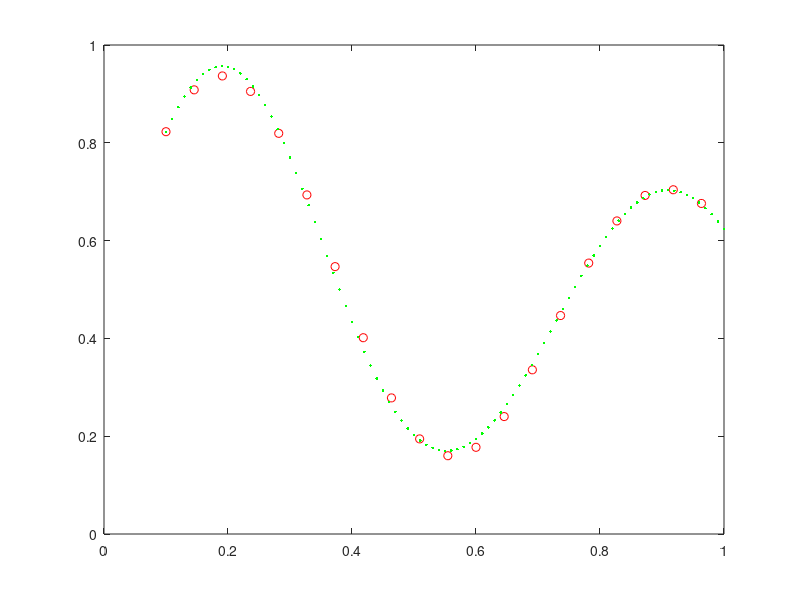

Source code (MATLAB):
clc
clear all
close all
%% Spindulio tipo bazinė funkcija 

%% 1. Duomenys
x = 0.1:1/22:1;
d = (1+ 0.6*sin(2*pi*x/0.7) + 0.3*sin(2*pi*x))/2;
plot(x,d,'ro'); hold on

%% 2. Rankiniu būdu pasirenkamos c ir r vertės

c1 = 0.19;
c2 = 0.91;
r1 = 0.35/2;
r2 = 0.4/2;

%% 3. Atsitiktiniai svoriai w ir bias b

w1 = rand(1);
w2 = rand(1);
b = rand(1);
n = 0.1;
%% 4. Tinklo atsakas

for iteration = 1:100
    for i = 1:20
        
        % spindulio funkcijos
        Phi1 = exp(-(x(i)-c1)^2/(2*r1^2));
        Phi2 = exp(-(x(i)-c2)^2/(2*r2^2));

        y = Phi1*w1 + Phi2*w2 + b;

        %% 5. Klaida

        e = d(i)-y;

        %% 6. Atnaujinami svoriai

        w1 = w1 + n*e*Phi1; 
        w2 = w2 + n*e*Phi2;
        b = b + n*e;

    end
end

%% 7. Tikrinimas

x = 0.1:1/100:1;

for i = 1:length(x)
    
    Phi1 = exp(-(x(i)-c1)^2/(2*r1^2));
    Phi2 = exp(-(x(i)-c2)^2/(2*r2^2));

    y(i) = Phi1*w1 + Phi2*w2 + b;
    
end

plot(x,y,'g.')